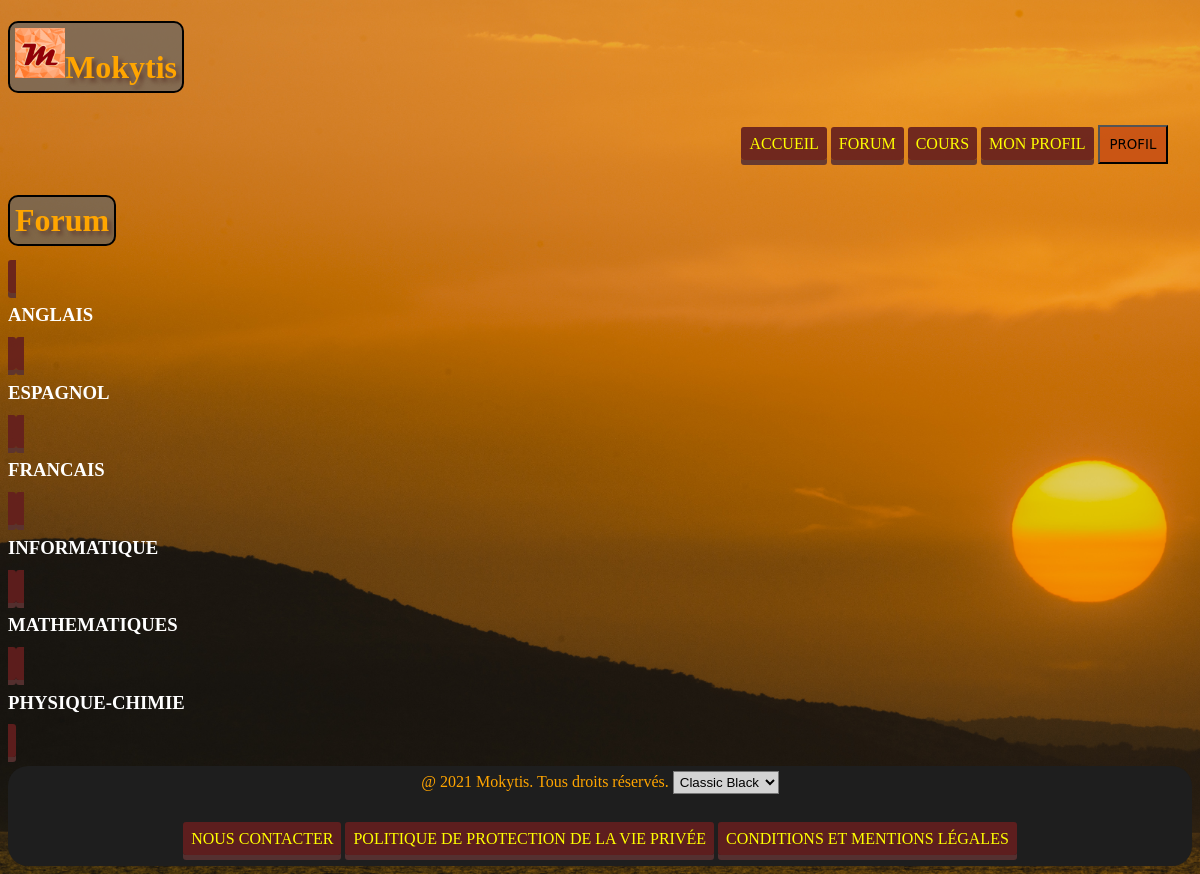
Screenshot of /index.php?action=listeMatieresForum with the database file from the repository.
### tables this page shows
CREATE TABLE MATIERE(
  idMatiere INT PRIMARY KEY,
  intituleMatiere VARCHAR(32) UNIQUE
  );

### Controleur/controller.php (called while the page is built, shortened)
<?php
require('Modele/modele.php');
require('Modele/Matiere.php');
function listeMatieresForum(){
  $listeMatieres = getAllMatieres();
  require("Vue/vueListeMatieresForum.php");
}

### Modele/modele.php (called while the page is built, shortened)
<?php
function ouvrirConnexion(){
  try{
      $dbConn=new PDO('mysql:host=localhost;dbname=mokytis', "root", "root");
      return $dbConn;
  }catch(PDOException $e){
    print "Erreur !: ".$e->getMessage() ."<br/>";
    return null;
  }
}
function getAllMatieres(){
  $dbConn = ouvrirConnexion();
  $requete = "select * from MATIERE;";
  $lesMatieres=$dbConn->query($requete)->fetchAll();
  $tabMatieres = [];
  foreach ($lesMatieres as $key => $matiere) {
    $tabMatieres[] = Matiere::avecBD($matiere);
  }
  return $tabMatieres;
}
?>

### Modele/Matiere.php (the view, shortened to what this page needs)
<?php
class Matiere{
	private $idMatiere, $intituleMatiere;
	protected function remplirBD(array $row){
		$this->idMatiere=$row['idMatiere'];
		$this->intituleMatiere=$row['intituleMatiere'];
	}
	public function afficherApperçu(){
		$affichage = "<a class='matiere' href='index.php?action=matiereSujets&idMatiere=".$this->idMatiere."' ><div class='appercuMatiere'><h3>".$this->intituleMatiere."</h3></div></a>";
		return $affichage;
	}
	public static function avecBD(array $row){
		$instance=new self();
		$instance->remplirBD($row);
		return $instance;
	}
}
?>

### Vue/vueListeMatieresForum.php (shortened to what this page needs)
<h1>Forum</h1>
<div id="result-container">
  <?php
  foreach ($listeMatieres as $key => $matiere) {
    echo $matiere->afficherApperçu();
  } ?>
</div>
<?php
require 'template.php';
?>

### Style/orangeIsTheNewBlack.css (style rules this page uses)
body { background-image: url("../Ressources/orangeSunset.jpg"); background-repeat: no-repeat; background-attachment: fixed; background-size: cover; }
h1 { display: table; border: 2px solid black; padding: 5px; background-color: rgba(100, 100, 100, 0.7); border-radius: 10px; font-family: Verdana; color: orange; text-shadow: 4px 4px 4px #643; }
h3 { display: table; font-family: Verdana; color: white; }
div { font-family: Verdana; color: white; }
a:not(.cours):link { background-color: rgba(100, 30, 30, 0.9); border-radius: 3px; box-shadow: 0px 5px 0px rgba(90, 50, 50, 0.9); padding: 8px 8px; position: relative; color: yellow; text-decoration: none; text-transform: uppercase; }

### rows the page displays
matiere: intituleMatiere "ANGLAIS"
matiere: intituleMatiere "ESPAGNOL"
matiere: intituleMatiere "FRANCAIS"
matiere: intituleMatiere "INFORMATIQUE"
matiere: intituleMatiere "MATHEMATIQUES"
matiere: intituleMatiere "PHYSIQUE-CHIMIE"
